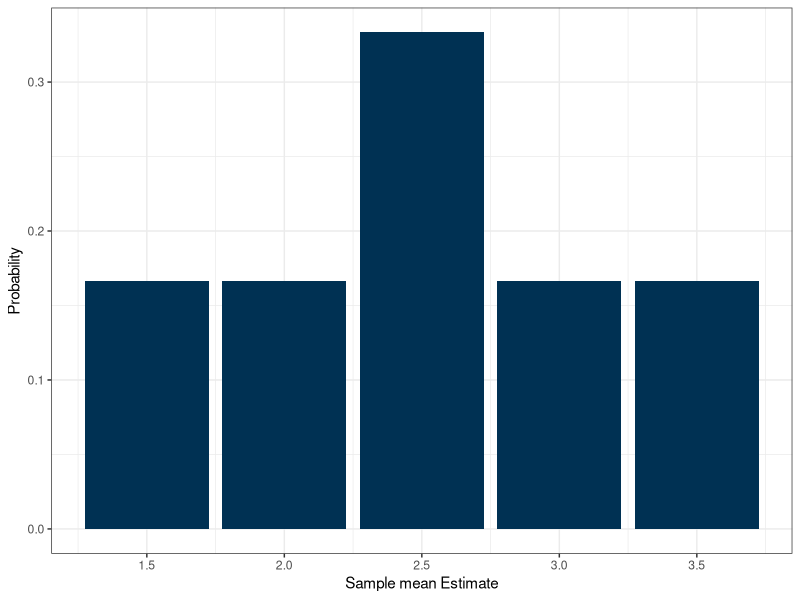

Write the R code that produced this figure.
## ---- chunk 1
knitr::opts_chunk$set(echo = TRUE)
library(ggplot2)
knitr::opts_chunk$set(fig.align = "center")
## ---- chunk 2
ybar <- c(1.5,2,2.5,2.5,3,3.5)
d <- data.frame(ybar)
ggplot(d, aes(x=ybar, y = ..prop.., group = 1)) + 
  geom_bar(stat="count", fill="#003153") + 
  theme_bw() +
  labs(x="Sample mean Estimate", y="Probability") +
  scale_x_continuous(breaks = c(1.5,2,2.5,3,3.5))
